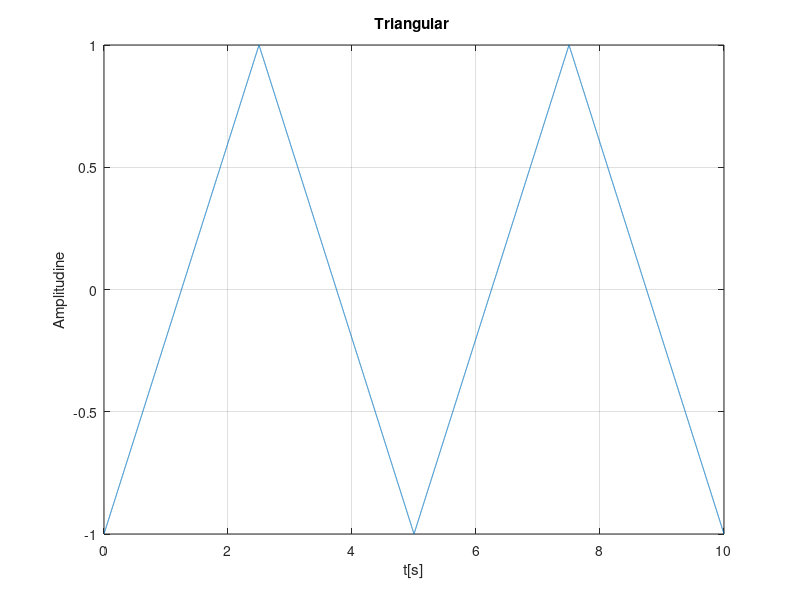

Reproduce this figure in MATLAB.

t = 0:0.001:10;        
x = sawtooth (0.4 * pi * t , 0.5);   
% 0.5 specifica o forma simetrica a semnalului triunghiular
plot(t,x),xlabel('t[s]'),ylabel('Amplitudine'),title('Triangular '),grid;
